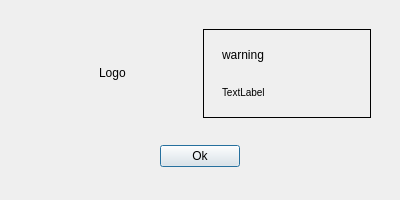
<?xml version="1.0" encoding="UTF-8"?>
<ui version="4.0">
 <class>Dialog</class>
 <widget class="QDialog" name="Dialog">
  <property name="geometry">
   <rect>
    <x>0</x>
    <y>0</y>
    <width>400</width>
    <height>200</height>
   </rect>
  </property>
  <property name="minimumSize">
   <size>
    <width>400</width>
    <height>200</height>
   </size>
  </property>
  <property name="maximumSize">
   <size>
    <width>400</width>
    <height>200</height>
   </size>
  </property>
  <property name="windowTitle">
   <string>Warning</string>
  </property>
  <property name="styleSheet">
   <string notr="true">.QFrame {
	border: 1px solid #000;
}

#detail {
	font-size: 10px;
}</string>
  </property>
  <layout class="QHBoxLayout" name="horizontalLayout">
   <item>
    <widget class="QWidget" name="mainWidget" native="true">
     <layout class="QVBoxLayout" name="verticalLayout">
      <item>
       <widget class="QWidget" name="widget_2" native="true">
        <layout class="QHBoxLayout" name="horizontalLayout_2">
         <item>
          <widget class="QWidget" name="widget_4" native="true">
           <layout class="QHBoxLayout" name="horizontalLayout_3">
            <item alignment="Qt::AlignHCenter|Qt::AlignVCenter">
             <widget class="QLabel" name="warningLogo">
              <property name="text">
               <string>Logo</string>
              </property>
             </widget>
            </item>
           </layout>
          </widget>
         </item>
         <item>
          <widget class="QFrame" name="frame">
           <layout class="QVBoxLayout" name="verticalLayout_3">
            <item>
             <widget class="QWidget" name="widget_5" native="true">
              <layout class="QHBoxLayout" name="horizontalLayout_4">
               <item alignment="Qt::AlignLeft|Qt::AlignVCenter">
                <widget class="QLabel" name="text">
                 <property name="text">
                  <string>warning</string>
                 </property>
                </widget>
               </item>
              </layout>
             </widget>
            </item>
            <item>
             <widget class="QWidget" name="widget_6" native="true">
              <layout class="QVBoxLayout" name="verticalLayout_4">
               <item alignment="Qt::AlignLeft|Qt::AlignTop">
                <widget class="QLabel" name="detail">
                 <property name="text">
                  <string>TextLabel</string>
                 </property>
                </widget>
               </item>
              </layout>
             </widget>
            </item>
           </layout>
          </widget>
         </item>
        </layout>
       </widget>
      </item>
      <item>
       <widget class="QWidget" name="widget_3" native="true">
        <layout class="QVBoxLayout" name="verticalLayout_2">
         <item alignment="Qt::AlignHCenter|Qt::AlignVCenter">
          <widget class="QPushButton" name="okButton">
           <property name="text">
            <string>Ok</string>
           </property>
          </widget>
         </item>
        </layout>
       </widget>
      </item>
     </layout>
    </widget>
   </item>
  </layout>
 </widget>
 <resources/>
 <connections/>
</ui>
